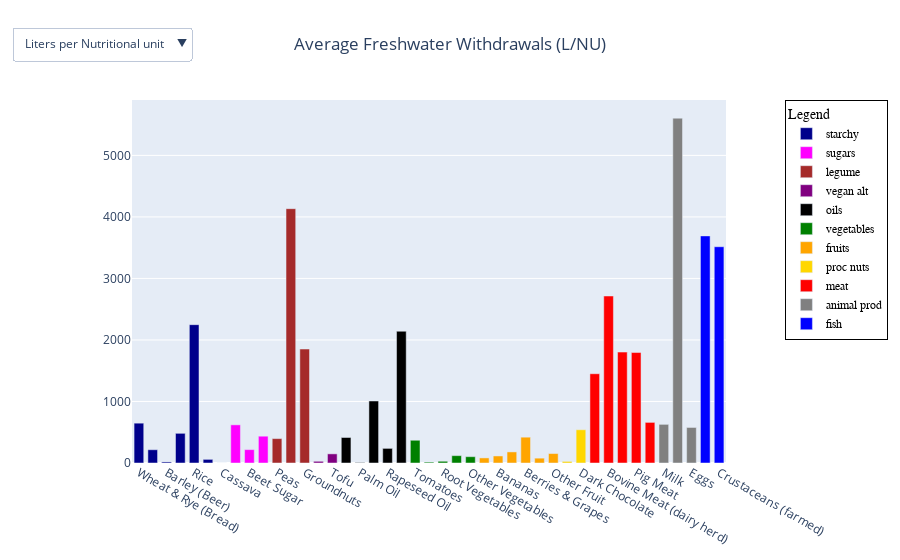

Notebook cell for this chart:
### Markdown cell above
#### Visualisations

##### Visualisation 1: bar charts of the amount of freshwater used for each product, measured in liters per NU (nutritional unit) or FU (fixture unit)

* Certain food groups, like animal products, require much more freshwater to produce than other groups like vegetables, per nutritional unit.
* Thus, it is more efficient to produce certain food groups than others in terms of freshwater.
* This supports the perspective that different food groups have varying environmental impact, and our food choices could greatly assist in environmental sustainability.

### Code cell
df_land = pd.read_excel('dataset1.xls', sheet_name=0, skiprows=2,nrows=43)
df_land1 = pd.read_excel('dataset1.xls', sheet_name=1, skiprows=2,nrows=43)
names= ['starchy', 'sugars', 'legume', 'vegan alt', 'oils', 'vegetables', 'fruits','proc nuts', 'meat', 'animal prod', 'fish']
colors = ['darkblue', 'magenta', 'brown', 'purple', 'black', 'green', 'orange','gold', 'red', 'grey', 'blue']
types = [
list(df_land['Product'][:7]),
list(df_land['Product'][7:10]),
list(df_land['Product'][10:13]),
list(df_land['Product'][13:15]),
list(df_land['Product'][15:20]),
list(df_land['Product'][20:25]),
list(df_land['Product'][25:31]),
list(df_land['Product'][31:33]),
list(df_land['Product'][33:38]),
list(df_land['Product'][38:41]),
list(df_land['Product'][41:])]
values = [
list(df_land['Mean.5'][:7]),
list(df_land['Mean.5'][7:10]),
list(df_land['Mean.5'][10:13]),
list(df_land['Mean.5'][13:15]),
list(df_land['Mean.5'][15:20]),
list(df_land['Mean.5'][20:25]),
list(df_land['Mean.5'][25:31]),
list(df_land['Mean.5'][31:33]),
list(df_land['Mean.5'][33:38]),
list(df_land['Mean.5'][38:41]),
list(df_land['Mean.5'][41:])]
types1 = [
list(df_land1['Product'][:7]),
list(df_land1['Product'][7:10]),
list(df_land1['Product'][10:13]),
list(df_land1['Product'][13:15]),
list(df_land1['Product'][15:20]),
list(df_land1['Product'][20:25]),
list(df_land1['Product'][25:31]),
list(df_land1['Product'][31:33]),
list(df_land1['Product'][33:38]),
list(df_land1['Product'][38:41]),
list(df_land1['Product'][41:])]
values1 = [
list(df_land1['Mean.5'][:7]),
list(df_land1['Mean.5'][7:10]),
list(df_land1['Mean.5'][10:13]),
list(df_land1['Mean.5'][13:15]),
list(df_land1['Mean.5'][15:20]),
list(df_land1['Mean.5'][20:25]),
list(df_land1['Mean.5'][25:31]),
list(df_land1['Mean.5'][31:33]),
list(df_land1['Mean.5'][33:38]),
list(df_land1['Mean.5'][38:41]),
list(df_land1['Mean.5'][41:])]
# Create the first bar trace
trace1 = go.Bar(
    x=types[0],
    y=values[0],
    name=names[0],
    marker=dict(color=colors[0]),
    width=0.7
)
trace2 = go.Bar(
    x=types[1],
    y=values[1],
    name=names[1],
    marker=dict(color=colors[1]),
    width=0.7
)
trace3 = go.Bar(
    x=types[2],
    y=values[2],
    name=names[2],
    marker=dict(color=colors[2]),
    width=0.7
)
trace4 = go.Bar(
    x=types[3],
    y=values[3],
    name=names[3],
    marker=dict(color=colors[3]),
    width=0.7
)
trace5 = go.Bar(
    x=types[4],
    y=values[4],
    name=names[4],
    marker=dict(color=colors[4]),
    width=0.7
)
trace6 = go.Bar(
    x=types[5],
    y=values[5],
    name=names[5],
    marker=dict(color=colors[5]),
    width=0.7
)
trace7 = go.Bar(
    x=types[6],
    y=values[6],
    name=names[6],
    marker=dict(color=colors[6]),
    width=0.7
)
trace8 = go.Bar(
    x=types[7],
    y=values[7],
    name=names[7],
    marker=dict(color=colors[7]),
    width=0.7
)
trace9 = go.Bar(
    x=types[8],
    y=values[8],
    name=names[8],
    marker=dict(color=colors[8]),
    width=0.7
)
trace10 = go.Bar(
    x=types[9],
    y=values[9],
    name=names[9],
    marker=dict(color=colors[9]),
    width=0.7
)
trace11 = go.Bar(
    x=types[10],
    y=values[10],
    name=names[10],
    marker=dict(color=colors[10]),
    width=0.7
)
trace12 = go.Bar(
    x=types1[0],
    y=values1[0],
    name=names[0],
    marker=dict(color=colors[0]),
    width=0.7,
    visible=False  # Set visible to False
)

trace13 = go.Bar(
    x=types1[1],
    y=values1[1],
    name=names[1],
    marker=dict(color=colors[1]),
    width=0.7,
    visible=False  # Set visible to False
)

trace14 = go.Bar(
    x=types1[2],
    y=values1[2],
    name=names[2],
    marker=dict(color=colors[2]),
    width=0.7,
    visible=False  # Set visible to False
)

trace15 = go.Bar(
    x=types1[3],
    y=values1[3],
    name=names[3],
    marker=dict(color=colors[3]),
    width=0.7,
    visible=False  # Set visible to False
)

trace16 = go.Bar(
    x=types1[4],
    y=values1[4],
    name=names[4],
    marker=dict(color=colors[4]),
    width=0.7,
    visible=False  # Set visible to False
)

trace17 = go.Bar(
    x=types1[5],
    y=values1[5],
    name=names[5],
    marker=dict(color=colors[5]),
    width=0.7,
    visible=False  # Set visible to False
)

trace18 = go.Bar(
    x=types1[6],
    y=values1[6],
    name=names[6],
    marker=dict(color=colors[6]),
    width=0.7,
    visible=False  # Set visible to False
)

trace19 = go.Bar(
    x=types1[7],
    y=values1[7],
    name=names[7],
    marker=dict(color=colors[7]),
    width=0.7,
    visible=False  # Set visible to False
)

trace20 = go.Bar(
    x=types1[8],
    y=values1[8],
    name=names[8],
    marker=dict(color=colors[8]),
    width=0.7,
    visible=False  # Set visible to False
)

trace21 = go.Bar(
    x=types1[9],
    y=values1[9],
    name=names[9],
    marker=dict(color=colors[9]),
    width=0.7,
    visible=False  # Set visible to False
)

trace22 = go.Bar(
    x=types1[10],
    y=values1[10],
    name=names[10],
    marker=dict(color=colors[10]),
    width=0.7,
    visible=False  # Set visible to False
)









# Create the data array
data = [trace1, trace2, trace3,trace4,trace5, trace6, trace7,trace8,trace9, trace10,trace11]

# Create the layout with an interactive legend
update_menus = [
    dict(
        buttons=[
            dict(
                label="Liters per Nutritional unit",
                method="update",
                args=[
                    {"visible": [True] * 11 + [False] * 11},
                    {'title.text': 'Average Freshwater Withdrawals (L/NU)'}  # Update the title here
                ]
            ),
            dict(
                label="Liters per Fixture unit",
                method="update",
                args=[
                    {"visible": [False] * 11 + [True] * 11},
                    {'title.text': 'Average Freshwater Withdrawals (L/FU)'}  # Update the title here
                ]
            )
        ],
        active=0,
        y=1.2,
        x=0.1
    )
]

# Create the layout with an interactive legend
layout = go.Layout(
    title='Average Freshwater Withdrawals (L/NU)',  # Set the initial title
    title_x=0.5,
    barmode='group',
    legend=dict(
        title='Legend',
        x=1.1,
        y=1.0,
        bgcolor='rgba(255, 255, 255, 0.7)',
        bordercolor='black',
        borderwidth=1,
        font=dict(
            family='Arial',
            size=12,
            color='black'
        )
    ),
    updatemenus=update_menus,  # Corrected attribute name
)
# Create the figure
data = [trace1, trace2, trace3, trace4, trace5, trace6, trace7, trace8, trace9, trace10, trace11,
          trace12, trace13, trace14, trace15, trace16, trace17, trace18, trace19, trace20, trace21, trace22]
fig = go.Figure(data=data, layout=layout)
fig.show()

### Figure 1 — Plotly figure (JSON) as saved in the notebook; plotly's stock layout.template omitted (floating-point values rounded to 4 significant figures)
{"data": [{"marker": {"color": "darkblue"}, "name": "starchy", "type": "bar", "width": 0.7, "x": ["Wheat & Rye (Bread)", "Maize (Meal)", "Barley (Beer)", "Oatmeal", "Rice", "Potatoes", "Cassava"], "y": [647.5, 215.7, 17.1, 482.4, 2248.0, 59.1, 0]}, {"marker": {"color": "magenta"}, "name": "sugars", "type": "bar", "width": 0.7, "x": ["Cane Sugar", "Beet Sugar", "Other Pulses"], "y": [620.1, 217.7, 435.7]}, {"marker": {"color": "brown"}, "name": "legume", "type": "bar", "width": 0.7, "x": ["Peas", "Nuts", "Groundnuts"], "y": [396.6, 4134.0, 1852.0]}, {"marker": {"color": "purple"}, "name": "vegan alt", "type": "bar", "width": 0.7, "x": ["Soymilk", "Tofu"], "y": [27.8, 148.6]}, {"marker": {"color": "black"}, "name": "oils", "type": "bar", "width": 0.7, "x": ["Soybean Oil", "Palm Oil", "Sunflower Oil", "Rapeseed Oil", "Olive Oil"], "y": [414.6, 6.4, 1008.0, 237.7, 2142.0]}, {"marker": {"color": "green"}, "name": "vegetables", "type": "bar", "width": 0.7, "x": ["Tomatoes", "Onions & Leeks", "Root Vegetables", "Brassicas", "Other Vegetables"], "y": [369.8, 14.3, 28.4, 119.4, 102.5]}, {"marker": {"color": "orange"}, "name": "fruits", "type": "bar", "width": 0.7, "x": ["Citrus Fruit", "Bananas", "Apples", "Berries & Grapes", "Wine", "Other Fruit"], "y": [82.7, 114.5, 180.1, 419.6, 78.9, 153.5]}, {"marker": {"color": "gold"}, "name": "proc nuts", "type": "bar", "width": 0.7, "x": ["Coffee", "Dark Chocolate"], "y": [25.9, 540.6]}, {"marker": {"color": "red"}, "name": "meat", "type": "bar", "width": 0.7, "x": ["Bovine Meat (beef herd)", "Bovine Meat (dairy herd)", "Lamb & Mutton", "Pig Meat", "Poultry Meat"], "y": [1451.0, 2714.0, 1803.0, 1796.0, 660]}, {"marker": {"color": "grey"}, "name": "animal prod", "type": "bar", "width": 0.7, "x": ["Milk", "Cheese", "Eggs"], "y": [628.2, 5605.0, 577.7]}, {"marker": {"color": "blue"}, "name": "fish", "type": "bar", "width": 0.7, "x": ["Fish (farmed)", "Crustaceans (farmed)"], "y": [3691.0, 3515.0]}, {"marker": {"color": "darkblue"}, "name": "starchy", "type": "bar", "visible": false, "width": 0.7, "x": ["Wheat & Rye (Bread)", "Maize (Meal)", "Barley (Beer)", "Oatmeal", "Rice", "Potatoes", "Cassava"], "y": [242.0, 47.69, 3.42, 183.9, 610.0, 80.74, 0]}, {"marker": {"color": "magenta"}, "name": "sugars", "type": "bar", "visible": false, "width": 0.7, "x": ["Cane Sugar", "Beet Sugar", "Other Pulses"], "y": [620.1, 217.7, 203.5]}, {"marker": {"color": "brown"}, "name": "legume", "type": "bar", "visible": false, "width": 0.7, "x": ["Peas", "Nuts", "Groundnuts"], "y": [178.5, 2531.0, 707.5]}, {"marker": {"color": "purple"}, "name": "vegan alt", "type": "bar", "visible": false, "width": 0.7, "x": ["Soymilk", "Tofu"], "y": [27.8, 92.87]}, {"marker": {"color": "black"}, "name": "oils", "type": "bar", "visible": false, "width": 0.7, "x": ["Soybean Oil", "Palm Oil", "Sunflower Oil", "Rapeseed Oil", "Olive Oil"], "y": [414.6, 6.4, 1008.0, 237.7, 2142.0]}, {"marker": {"color": "green"}, "name": "vegetables", "type": "bar", "visible": false, "width": 0.7, "x": ["Tomatoes", "Onions & Leeks", "Root Vegetables", "Brassicas", "Other Vegetables"], "y": [369.8, 14.3, 28.4, 119.4, 102.5]}, {"marker": {"color": "orange"}, "name": "fruits", "type": "bar", "visible": false, "width": 0.7, "x": ["Citrus Fruit", "Bananas", "Apples", "Berries & Grapes", "Wine", "Other Fruit"], "y": [82.7, 114.5, 180.1, 419.6, 6.312, 153.5]}, {"marker": {"color": "gold"}, "name": "proc nuts", "type": "bar", "visible": false, "width": 0.7, "x": ["Coffee", "Dark Chocolate"], "y": [0.3885, 27.03]}, {"marker": {"color": "red"}, "name": "meat", "type": "bar", "visible": false, "width": 0.7, "x": ["Bovine Meat (beef herd)", "Bovine Meat (dairy herd)", "Lamb & Mutton", "Pig Meat", "Poultry Meat"], "y": [727.8, 1375.0, 900.9, 1110.0, 381.1]}, {"marker": {"color": "grey"}, "name": "animal prod", "type": "bar", "visible": false, "width": 0.7, "x": ["Milk", "Cheese", "Eggs"], "y": [628.2, 2539.0, 520.6]}, {"marker": {"color": "blue"}, "name": "fish", "type": "bar", "visible": false, "width": 0.7, "x": ["Fish (farmed)", "Crustaceans (farmed)"], "y": [1619.0, 2380.0]}], "layout": {"barmode": "group", "legend": {"bgcolor": "rgba(255, 255, 255, 0.7)", "bordercolor": "black", "borderwidth": 1, "font": {"color": "black", "family": "Arial", "size": 12}, "title": {"text": "Legend"}, "x": 1.1, "y": 1}, "title": {"text": "Average Freshwater Withdrawals (L/NU)", "x": 0.5}, "updatemenus": [{"active": 0, "buttons": [{"args": [{"visible": [true, true, true, true, true, true, true, true, true, true, true, false, false, false, false, false, false, false, false, false, false, false]}, {"title.text": "Average Freshwater Withdrawals (L/NU)"}], "label": "Liters per Nutritional unit", "method": "update"}, {"args": [{"visible": [false, false, false, false, false, false, false, false, false, false, false, true, true, true, true, true, true, true, true, true, true, true]}, {"title.text": "Average Freshwater Withdrawals (L/FU)"}], "label": "Liters per Fixture unit", "method": "update"}], "x": 0.1, "y": 1.2}]}}
